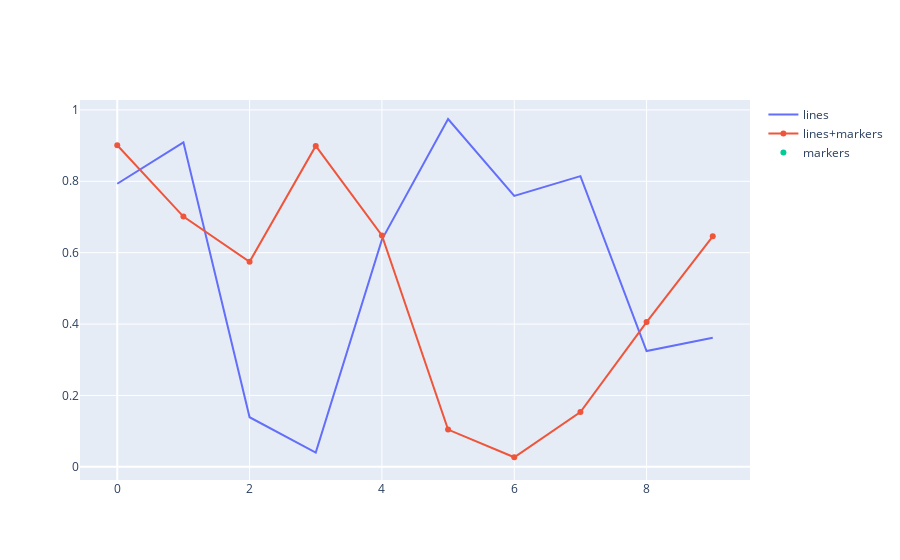

This figure's notebook cell:
### Markdown cell above
### plotly.graph_objects

使用`go.Scatter()`可以调用多次添加多条线。

### Code cell
# Create traces
import plotly.graph_objects as go

fig = go.Figure()
fig.add_trace(go.Scatter(x=df_line_chart["x"], y=df_line_chart["y"], 
                    mode='lines',
                    name='lines'))
fig.add_trace(go.Scatter(x=df_line_chart["x"], y=df_line_chart["z"], 
                    mode='lines+markers',
                    name='lines+markers'))
fig.add_trace(go.Scatter(x=df_line_chart["x"], y=df_line_chart["fruit"], 
                    mode='markers', name='markers'))

fig.show()

### Figure 1 — Plotly figure (JSON) as saved in the notebook; plotly's stock layout.template omitted (floating-point values rounded to 4 significant figures)
{"data": [{"mode": "lines", "name": "lines", "type": "scatter", "x": [0, 1, 2, 3, 4, 5, 6, 7, 8, 9], "y": [0.7931, 0.9092, 0.1389, 0.03988, 0.6366, 0.9745, 0.759, 0.8144, 0.3245, 0.3618]}, {"mode": "lines+markers", "name": "lines+markers", "type": "scatter", "x": [0, 1, 2, 3, 4, 5, 6, 7, 8, 9], "y": [0.9009, 0.7011, 0.5744, 0.899, 0.6483, 0.1043, 0.02678, 0.1536, 0.4056, 0.6457]}, {"mode": "markers", "name": "markers", "type": "scatter", "x": [0, 1, 2, 3, 4, 5, 6, 7, 8, 9], "y": ["apples", "oranges", "oranges", "oranges", "bananas", "oranges", "apples", "oranges", "oranges", "apples"]}], "layout": {}}
